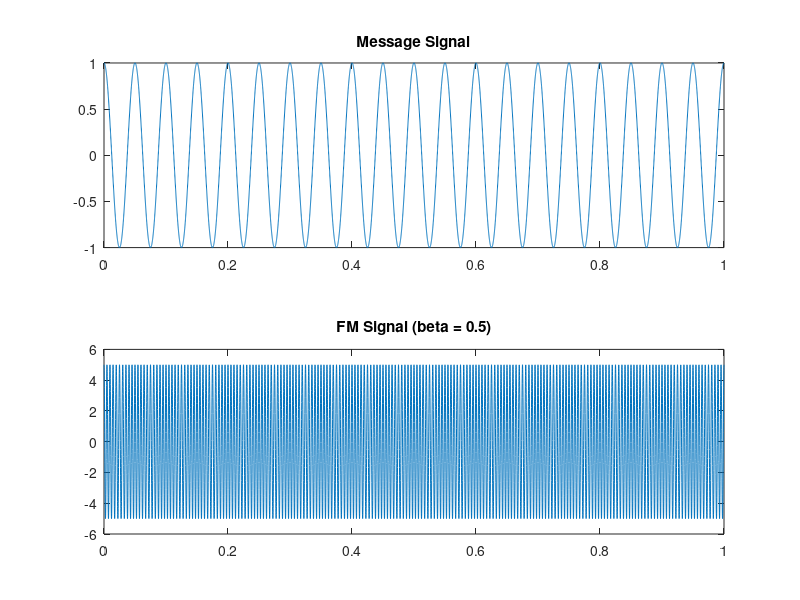
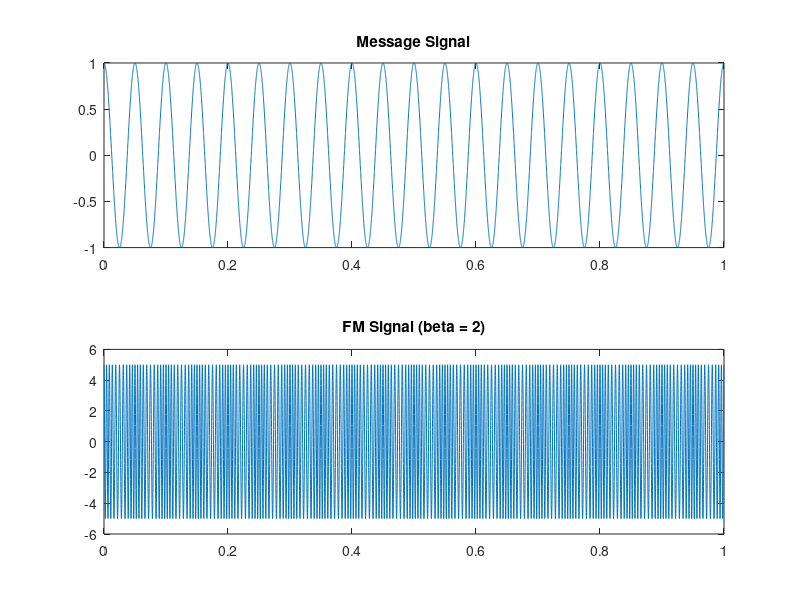
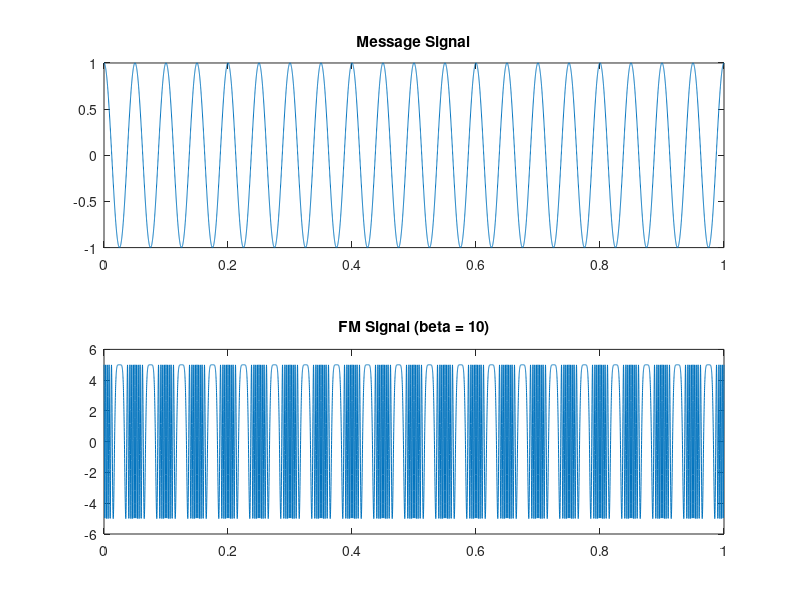

Source code (MATLAB) for these figures, in order:
clc;
clear;
close all;

% Parameters
Ac = 5;
fm = 20;
fc = 200;
fs = 10000;

t = 0:1/fs:1;

% Message Signal
m = cos(2*pi*fm*t);

beta_values = [0.5 2 10];

for i = 1:length(beta_values)
    beta = beta_values(i);

    % FM Signal
    s = Ac*cos(2*pi*fc*t + beta*sin(2*pi*fm*t));

    figure;

    subplot(2,1,1);
    plot(t,m);
    title('Message Signal');

    subplot(2,1,2);
    plot(t,s);
    title(['FM Signal (beta = ' num2str(beta) ')']);
end
